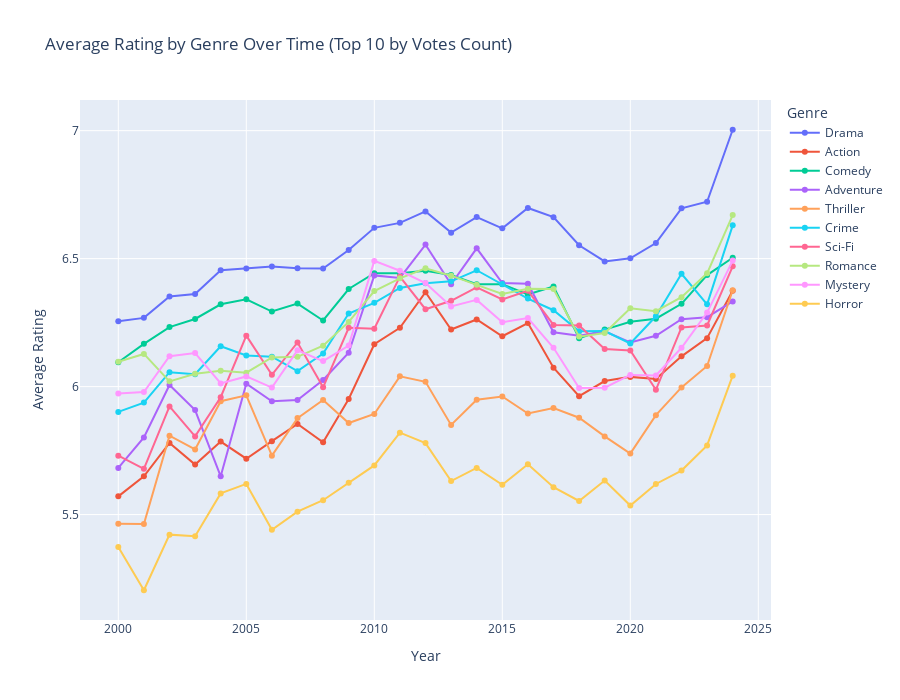

The notebook cell saved with this chart:
### Markdown cell above
### Rating Trends

### Code cell
plot_genres_rating(genre_trends_grouped=trends_df, top_n=10)

### Figure 1 — Plotly figure (JSON) as saved in the notebook; plotly's stock layout.template omitted (floating-point values rounded to 4 significant figures)
{"data": [{"hovertemplate": "<b>Genre:</b> Drama<br><b>Year:</b> %{x}<br><b>Average Rating:</b> %{y}<extra></extra>", "mode": "lines+markers", "name": "Drama", "type": "scatter", "x": [2000, 2001, 2002, 2003, 2004, 2005, 2006, 2007, 2008, 2009, 2010, 2011, 2012, 2013, 2014, 2015, 2016, 2017, 2018, 2019, 2020, 2021, 2022, 2023, 2024], "y": [6.255, 6.269, 6.352, 6.362, 6.455, 6.462, 6.469, 6.462, 6.462, 6.534, 6.62, 6.64, 6.685, 6.602, 6.663, 6.618, 6.698, 6.662, 6.552, 6.489, 6.501, 6.561, 6.697, 6.722, 7.004]}, {"hovertemplate": "<b>Genre:</b> Action<br><b>Year:</b> %{x}<br><b>Average Rating:</b> %{y}<extra></extra>", "mode": "lines+markers", "name": "Action", "type": "scatter", "x": [2000, 2001, 2002, 2003, 2004, 2005, 2006, 2007, 2008, 2009, 2010, 2011, 2012, 2013, 2014, 2015, 2016, 2017, 2018, 2019, 2020, 2021, 2022, 2023, 2024], "y": [5.571, 5.65, 5.78, 5.695, 5.785, 5.718, 5.787, 5.854, 5.782, 5.951, 6.165, 6.23, 6.369, 6.223, 6.262, 6.197, 6.248, 6.074, 5.963, 6.022, 6.038, 6.029, 6.118, 6.189, 6.374]}, {"hovertemplate": "<b>Genre:</b> Comedy<br><b>Year:</b> %{x}<br><b>Average Rating:</b> %{y}<extra></extra>", "mode": "lines+markers", "name": "Comedy", "type": "scatter", "x": [2000, 2001, 2002, 2003, 2004, 2005, 2006, 2007, 2008, 2009, 2010, 2011, 2012, 2013, 2014, 2015, 2016, 2017, 2018, 2019, 2020, 2021, 2022, 2023, 2024], "y": [6.095, 6.167, 6.233, 6.264, 6.322, 6.341, 6.293, 6.325, 6.258, 6.381, 6.443, 6.443, 6.452, 6.436, 6.4, 6.4, 6.36, 6.391, 6.189, 6.223, 6.253, 6.265, 6.324, 6.436, 6.503]}, {"hovertemplate": "<b>Genre:</b> Adventure<br><b>Year:</b> %{x}<br><b>Average Rating:</b> %{y}<extra></extra>", "mode": "lines+markers", "name": "Adventure", "type": "scatter", "x": [2000, 2001, 2002, 2003, 2004, 2005, 2006, 2007, 2008, 2009, 2010, 2011, 2012, 2013, 2014, 2015, 2016, 2017, 2018, 2019, 2020, 2021, 2022, 2023, 2024], "y": [5.682, 5.801, 6.007, 5.908, 5.649, 6.011, 5.943, 5.948, 6.026, 6.133, 6.434, 6.425, 6.555, 6.4, 6.54, 6.405, 6.402, 6.212, 6.199, 6.216, 6.173, 6.199, 6.264, 6.271, 6.333]}, {"hovertemplate": "<b>Genre:</b> Thriller<br><b>Year:</b> %{x}<br><b>Average Rating:</b> %{y}<extra></extra>", "mode": "lines+markers", "name": "Thriller", "type": "scatter", "x": [2000, 2001, 2002, 2003, 2004, 2005, 2006, 2007, 2008, 2009, 2010, 2011, 2012, 2013, 2014, 2015, 2016, 2017, 2018, 2019, 2020, 2021, 2022, 2023, 2024], "y": [5.464, 5.464, 5.808, 5.755, 5.943, 5.966, 5.73, 5.877, 5.948, 5.858, 5.893, 6.04, 6.019, 5.85, 5.948, 5.961, 5.895, 5.916, 5.878, 5.805, 5.739, 5.888, 5.997, 6.08, 6.376]}, {"hovertemplate": "<b>Genre:</b> Crime<br><b>Year:</b> %{x}<br><b>Average Rating:</b> %{y}<extra></extra>", "mode": "lines+markers", "name": "Crime", "type": "scatter", "x": [2000, 2001, 2002, 2003, 2004, 2005, 2006, 2007, 2008, 2009, 2010, 2011, 2012, 2013, 2014, 2015, 2016, 2017, 2018, 2019, 2020, 2021, 2022, 2023, 2024], "y": [5.901, 5.937, 6.056, 6.048, 6.158, 6.122, 6.117, 6.06, 6.129, 6.286, 6.327, 6.385, 6.404, 6.411, 6.455, 6.401, 6.344, 6.298, 6.216, 6.217, 6.168, 6.275, 6.441, 6.321, 6.63]}, {"hovertemplate": "<b>Genre:</b> Sci-Fi<br><b>Year:</b> %{x}<br><b>Average Rating:</b> %{y}<extra></extra>", "mode": "lines+markers", "name": "Sci-Fi", "type": "scatter", "x": [2000, 2001, 2002, 2003, 2004, 2005, 2006, 2007, 2008, 2009, 2010, 2011, 2012, 2013, 2014, 2015, 2016, 2017, 2018, 2019, 2020, 2021, 2022, 2023, 2024], "y": [5.73, 5.679, 5.923, 5.805, 5.959, 6.199, 6.046, 6.173, 5.997, 6.23, 6.226, 6.43, 6.302, 6.335, 6.388, 6.341, 6.375, 6.241, 6.239, 6.147, 6.141, 5.988, 6.231, 6.239, 6.47]}, {"hovertemplate": "<b>Genre:</b> Romance<br><b>Year:</b> %{x}<br><b>Average Rating:</b> %{y}<extra></extra>", "mode": "lines+markers", "name": "Romance", "type": "scatter", "x": [2000, 2001, 2002, 2003, 2004, 2005, 2006, 2007, 2008, 2009, 2010, 2011, 2012, 2013, 2014, 2015, 2016, 2017, 2018, 2019, 2020, 2021, 2022, 2023, 2024], "y": [6.097, 6.128, 6.02, 6.05, 6.062, 6.055, 6.114, 6.116, 6.16, 6.253, 6.374, 6.423, 6.462, 6.433, 6.398, 6.362, 6.383, 6.381, 6.195, 6.209, 6.306, 6.295, 6.349, 6.443, 6.67]}, {"hovertemplate": "<b>Genre:</b> Mystery<br><b>Year:</b> %{x}<br><b>Average Rating:</b> %{y}<extra></extra>", "mode": "lines+markers", "name": "Mystery", "type": "scatter", "x": [2000, 2001, 2002, 2003, 2004, 2005, 2006, 2007, 2008, 2009, 2010, 2011, 2012, 2013, 2014, 2015, 2016, 2017, 2018, 2019, 2020, 2021, 2022, 2023, 2024], "y": [5.973, 5.979, 6.119, 6.131, 6.012, 6.04, 5.996, 6.142, 6.1, 6.161, 6.491, 6.453, 6.405, 6.313, 6.339, 6.252, 6.268, 6.152, 5.995, 5.996, 6.046, 6.044, 6.152, 6.289, 6.492]}, {"hovertemplate": "<b>Genre:</b> Horror<br><b>Year:</b> %{x}<br><b>Average Rating:</b> %{y}<extra></extra>", "mode": "lines+markers", "name": "Horror", "type": "scatter", "x": [2000, 2001, 2002, 2003, 2004, 2005, 2006, 2007, 2008, 2009, 2010, 2011, 2012, 2013, 2014, 2015, 2016, 2017, 2018, 2019, 2020, 2021, 2022, 2023, 2024], "y": [5.373, 5.204, 5.422, 5.415, 5.583, 5.62, 5.44, 5.511, 5.556, 5.625, 5.692, 5.82, 5.779, 5.631, 5.682, 5.616, 5.697, 5.607, 5.553, 5.633, 5.535, 5.62, 5.672, 5.77, 6.043]}], "layout": {"height": 700, "hovermode": "x unified", "legend": {"title": {"text": "Genre"}}, "title": {"text": "Average Rating by Genre Over Time (Top 10 by Votes Count)"}, "xaxis": {"title": {"text": "Year"}}, "yaxis": {"title": {"text": "Average Rating"}}}}
